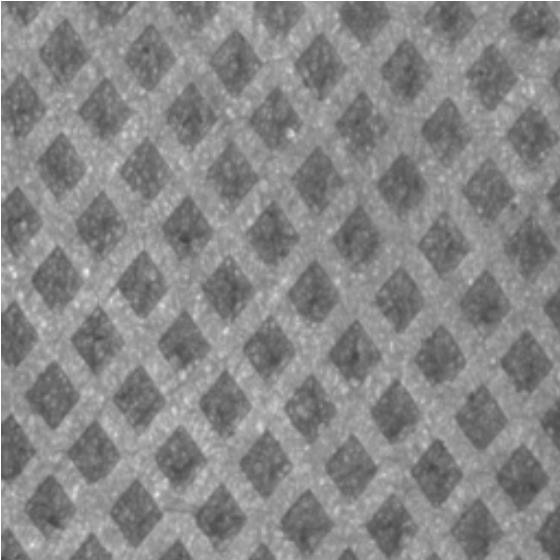
#> input picture original.jpg, 560 x 560 px
$ python detect.py
#> lines starting #> are read from the running program, lines starting #| are printed output that depends on the picture; after the words box and inside, x2 and y2 are one past the last pixel; in counts of white or black regions, pixels touching at a corner belong together
from __future__ import annotations

from pathlib import Path
from typing import Optional, Tuple

import cv2
import numpy as np


BBox = Tuple[int, int, int, int]


def load_images(base_dir: Path) -> Tuple[np.ndarray, np.ndarray]:
    original_path = base_dir / "original.jpg"
    defect_path = base_dir / "defect.jpg"

    original = cv2.imread(str(original_path), cv2.IMREAD_COLOR)
    defect = cv2.imread(str(defect_path), cv2.IMREAD_COLOR)

    if original is None:
        raise FileNotFoundError(f"Failed to read reference image: {original_path}")
    if defect is None:
        raise FileNotFoundError(f"Failed to read defect image: {defect_path}")
    if original.shape[:2] != defect.shape[:2]:
        raise ValueError(
            "Input images must have the same size, "
            f"got {original.shape[:2]} and {defect.shape[:2]}"
        )

    return original, defect


def preprocess_gray(image: np.ndarray) -> np.ndarray:
    gray = cv2.cvtColor(image, cv2.COLOR_BGR2GRAY)
    return cv2.GaussianBlur(gray, (5, 5), 0)


def remove_border_components(mask: np.ndarray) -> np.ndarray:
    num_labels, labels, stats, _ = cv2.connectedComponentsWithStats(mask, connectivity=8)
    cleaned = np.zeros_like(mask)
    height, width = mask.shape

    for label in range(1, num_labels):
        x, y, w, h, _ = stats[label]
        if x <= 0 or y <= 0 or x + w >= width or y + h >= height:
            continue
        cleaned[labels == label] = 255

    return cleaned


def component_score(
    area: int,
    aspect_ratio: float,
    mean_response: float,
    max_response: float,
) -> float:
    elongated_bonus = max(aspect_ratio - 1.2, 0.0) * 20.0
    return mean_response * 4.0 + area * 0.03 + max_response * 0.2 + elongated_bonus


def expand_bbox(
    bbox: BBox,
    image_shape: Tuple[int, int],
    pad_left: int = 0,
    pad_top: int = 0,
    pad_right: int = 0,
    pad_bottom: int = 0,
) -> BBox:
    x, y, w, h = bbox
    height, width = image_shape

    x1 = max(0, x - pad_left)
    y1 = max(0, y - pad_top)
    x2 = min(width, x + w + pad_right)
    y2 = min(height, y + h + pad_bottom)
    return x1, y1, x2 - x1, y2 - y1


def extract_best_component(
    mask: np.ndarray,
    score_map: Optional[np.ndarray] = None,
    min_area: int = 120,
) -> Tuple[np.ndarray, Optional[BBox], float]:
    binary = (mask > 0).astype(np.uint8) * 255
    num_labels, labels, stats, _ = cv2.connectedComponentsWithStats(binary, connectivity=8)

    best_mask = np.zeros_like(binary)
    best_bbox: Optional[BBox] = None
    best_score = 0.0

    for label in range(1, num_labels):
        x, y, w, h, area = stats[label]
        if area < min_area:
            continue

        component = (labels == label).astype(np.uint8) * 255
        contours, _ = cv2.findContours(component, cv2.RETR_EXTERNAL, cv2.CHAIN_APPROX_SIMPLE)
        if not contours:
            continue

        rect = cv2.minAreaRect(max(contours, key=cv2.contourArea))
        size_a, size_b = rect[1]
        short_side = max(min(size_a, size_b), 1.0)
        long_side = max(size_a, size_b)
        aspect_ratio = long_side / short_side

        if score_map is None:
            mean_response = float(area)
            max_response = float(area)
        else:
            values = score_map[labels == label]
            mean_response = float(values.mean())
            max_response = float(values.max())

        score = component_score(area, aspect_ratio, mean_response, max_response)
        if score <= best_score:
            continue

        best_score = score
        best_bbox = (int(x), int(y), int(w), int(h))
        best_mask = component

    return best_mask, best_bbox, best_score


def detect_by_reference_tophat(
    original: np.ndarray,
    defect: np.ndarray,
) -> Tuple[np.ndarray, Optional[BBox], float]:
    original_gray = preprocess_gray(original)
    defect_gray = preprocess_gray(defect)

    kernel = cv2.getStructuringElement(cv2.MORPH_ELLIPSE, (19, 19))
    original_tophat = cv2.morphologyEx(original_gray, cv2.MORPH_TOPHAT, kernel)
    defect_tophat = cv2.morphologyEx(defect_gray, cv2.MORPH_TOPHAT, kernel)
    score_map = cv2.subtract(defect_tophat, original_tophat)
    score_map = cv2.GaussianBlur(score_map, (5, 5), 0)

    threshold_value, binary = cv2.threshold(
        score_map, 0, 255, cv2.THRESH_BINARY + cv2.THRESH_OTSU
    )
    if threshold_value < 13:
        _, binary = cv2.threshold(score_map, 13, 255, cv2.THRESH_BINARY)

    open_kernel = cv2.getStructuringElement(cv2.MORPH_ELLIPSE, (5, 5))
    close_kernel = cv2.getStructuringElement(cv2.MORPH_ELLIPSE, (7, 7))
    binary = cv2.morphologyEx(binary, cv2.MORPH_OPEN, open_kernel)
    binary = cv2.morphologyEx(binary, cv2.MORPH_CLOSE, close_kernel)
    binary = cv2.dilate(binary, open_kernel, iterations=1)
    binary = remove_border_components(binary)

    return extract_best_component(binary, score_map=score_map, min_area=150)


# [53 lines left out: functions detect_by_adaptive, detect_by_canny, not called in this run]


def draw_detection(
    defect_bgr: np.ndarray,
    mask: np.ndarray,
    bbox: Optional[BBox],
    method_name: str,
) -> np.ndarray:
    result = defect_bgr.copy()
    overlay = result.copy()
    display_mask = cv2.dilate(
        mask,
        cv2.getStructuringElement(cv2.MORPH_ELLIPSE, (5, 5)),
        iterations=1,
    )
    overlay[display_mask > 0] = (0, 255, 0)
    result = cv2.addWeighted(overlay, 0.25, result, 0.75, 0)

    if bbox is not None:
        x, y, w, h = expand_bbox(
            bbox,
            defect_bgr.shape[:2],
            pad_left=4,
            pad_top=10,
            pad_right=4,
            pad_bottom=4,
        )
        cv2.rectangle(result, (x, y), (x + w, y + h), (0, 255, 0), 2)

    cv2.putText(
        result,
        f"Method: {method_name}",
        (12, 28),
        cv2.FONT_HERSHEY_SIMPLEX,
        0.75,
        (0, 255, 0),
        2,
        cv2.LINE_AA,
    )
    return result


def select_detection(original: np.ndarray, defect: np.ndarray) -> Tuple[np.ndarray, Optional[BBox], str]:
    methods = [
        ("reference_tophat", lambda: detect_by_reference_tophat(original, defect)),
        ("adaptive_threshold", lambda: detect_by_adaptive(defect)),
        ("canny_merge", lambda: detect_by_canny(defect)),
    ]

    for method_name, method in methods:
        mask, bbox, score = method()
        if bbox is not None and score > 0:
            return mask, bbox, method_name

    empty_mask = np.zeros(defect.shape[:2], dtype=np.uint8)
    return empty_mask, None, "none"


def main() -> None:
    base_dir = Path(__file__).resolve().parent
    output_path = base_dir / "result.jpg"

    original, defect = load_images(base_dir)
#> in load_images, original is the input picture: shape (560, 560, 3); min 67, max 255, mean 135.6
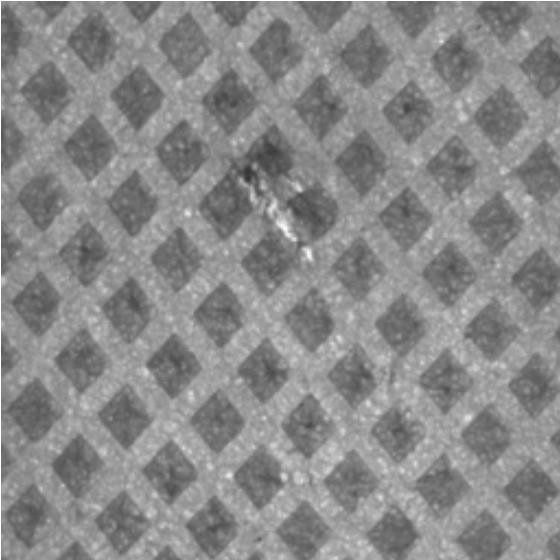
#> input picture defect.jpg, 560 x 560 px
#> in load_images, defect is the input picture: shape (560, 560, 3); min 51, max 255, mean 137.4
    mask, bbox, method_name = select_detection(original, defect)
#> the loop in select_detection, `for method_name, method in methods:` made 1 pass
#> (method_name, bbox) on pass 1: ('reference_tophat', (233, 161, 84, 106))
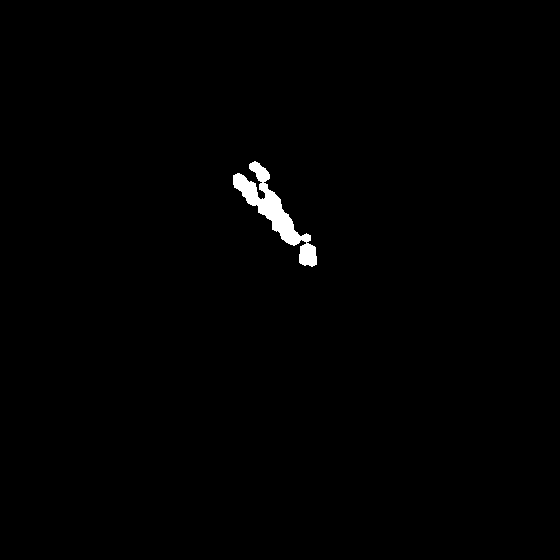
#> mask: shape (560, 560); 0.74% white; 1 white region, box (x1, y1, x2, y2) and area: (233, 161, 317, 267) 2324
#> bbox = (233, 161, 84, 106); method_name = 'reference_tophat'

    result = draw_detection(defect, mask, bbox, method_name)
#> in draw_detection, `display_mask = cv2.dilate( mask, cv2.getStructuringElement(cv2.MORPH_E..`:
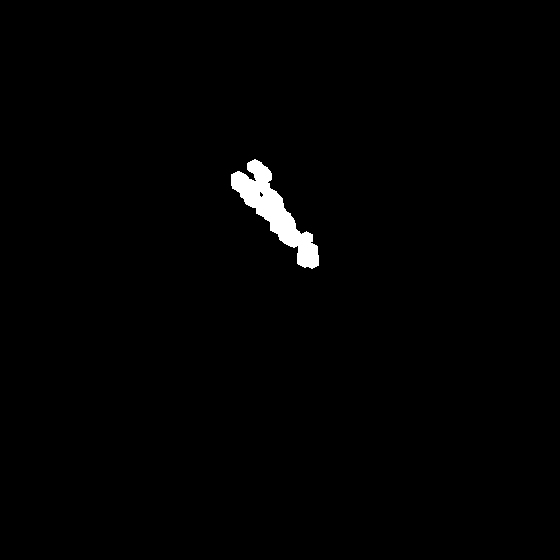
#> display_mask: shape (560, 560); 1% white; 1 white region, box (x1, y1, x2, y2) and area: (231, 159, 319, 269) 3136
#> in draw_detection, `overlay[display_mask > 0] = (0, 255, 0)`:
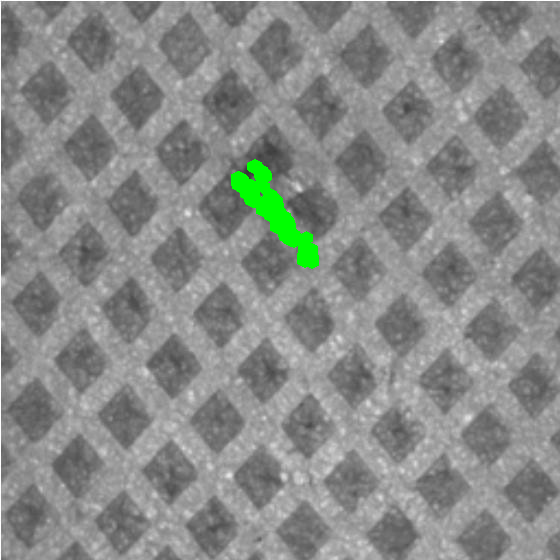
#> overlay: shape (560, 560, 3); 1% of pixels changed, all inside (x1, y1, x2, y2) = (231, 159, 319, 269)
#> in expand_bbox, `x, y, w, h = bbox`: x = 233; y = 161; w = 84; h = 106
#> in expand_bbox, `x1 = max(0, x - pad_left)`: x1 = 229
#> in expand_bbox, `y1 = max(0, y - pad_top)`: y1 = 151
#> in expand_bbox, `x2 = min(width, x + w + pad_right)`: x2 = 321
#> in expand_bbox, `y2 = min(height, y + h + pad_bottom)`: y2 = 271
#> in draw_detection, `x, y, w, h = expand_bbox( bbox, defect_bgr.shape[:2], pad_left=4, pad_..`: x = 229; y = 151; w = 92; h = 120
#> in draw_detection, `cv2.putText( result, f"Method: {method_name}", (12, 28), cv2.FONT_HERS..`:
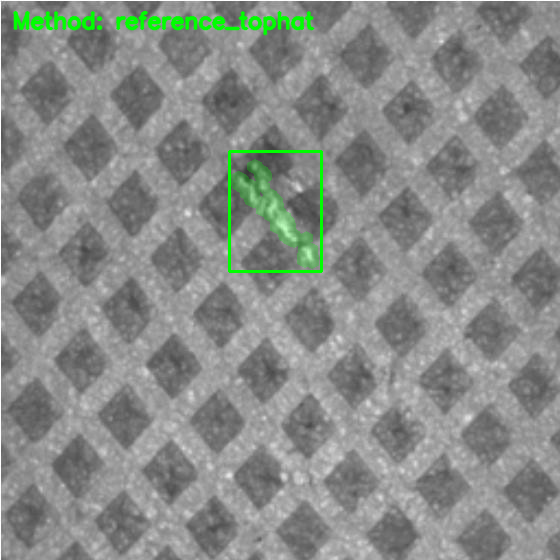
#> result: shape (560, 560, 3); mean B, G, R 135.5, 139.2, 135.5
    if bbox is None:
        cv2.putText(
            result,
            "No confident defect found",
            (12, 56),
            cv2.FONT_HERSHEY_SIMPLEX,
            0.7,
            (0, 255, 255),
            2,
            cv2.LINE_AA,
        )

    if not cv2.imwrite(str(output_path), result):
        raise IOError(f"Failed to save result image: {output_path}")

    if bbox is None:
        print(f"Saved result to: {output_path}")
        print("No confident defect was detected.")
        return

    x, y, w, h = bbox
#> x = 233; y = 161; w = 84; h = 106
    print(f"Saved result to: {output_path}")
    print(f"Selected method: {method_name}")
#| Selected method: reference_tophat
    print(f"Defect bbox: x={x}, y={y}, w={w}, h={h}")
#| Defect bbox: x=233, y=161, w=84, h=106


if __name__ == "__main__":
    main()
